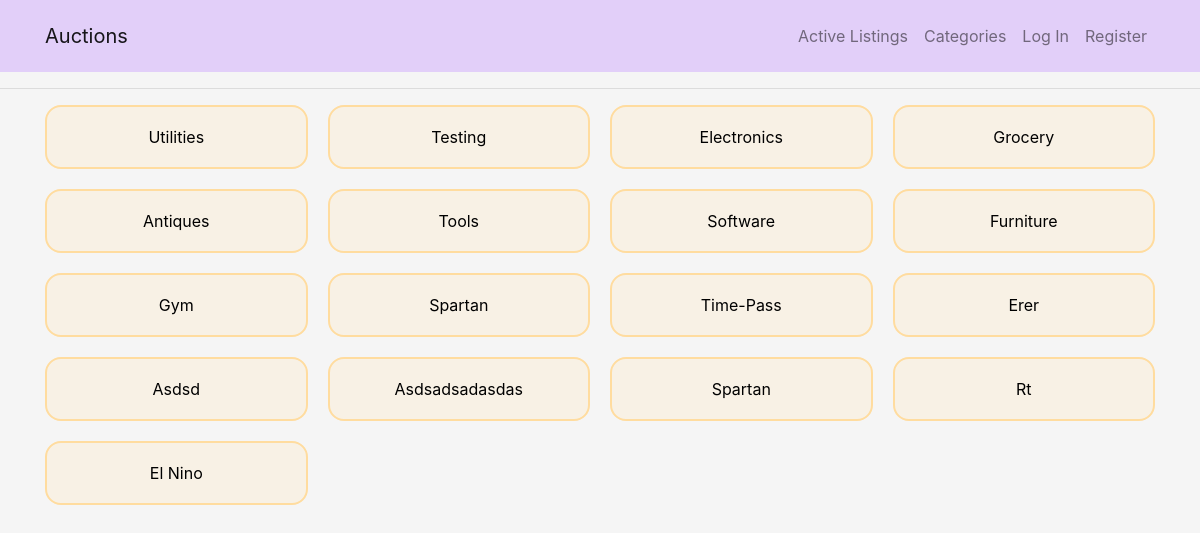
The page /categories on the database its author committed.
### auctions/models.py (models this page shows, shortened)
class Category(models.Model):
    name = models.CharField(max_length=32)

### auctions/views.py (the view, shortened to what this page needs)
# urls.py: path("categories", views.categories, name="categories"),
def categories(request):
    return render(request, "auctions/categories.html", {
        'categories': Category.objects.all()
    })

### auctions/templates/auctions/categories.html (shortened to what this page needs)
{% extends 'auctions/layout.html' %}
{% block body %}
<div class="grid-container text-center">
    {% for category in categories %}
    <a href="{% url 'filter' category.name %}">
        <div class="grid-item">
            {{ category.name|title }}
        </div>
    </a>
    {% endfor %}
</div>
{% endblock %}

### auctions/static/auctions/styles.css (style rules this page uses)
html, body { height: 100%; width: 100%; background: whitesmoke; }
a, a:hover { text-decoration: none; color: black; }
.grid-container { display: grid; grid-gap: 20px; grid-template-columns: repeat(auto-fit, minmax(250px, 1fr)); }
.grid-item { height: 4rem; background-color: rgba(255, 232, 191, 0.3); border: 2px solid rgb(255, 220, 159); border-radius: 1rem; display: grid; align-content: center; }

### rows shown on the page
Category: name "Utilities"
Category: name "Testing"
Category: name "Electronics"
Category: name "Grocery"
Category: name "Antiques"
Category: name "Tools"
Category: name "Software"
Category: name "Furniture"
Category: name "Gym"
Category: name "Spartan"
Category: name "Time-Pass"
Category: name "Erer"
Category: name "Asdsd"
Category: name "Asdsadsadasdas"
Category: name "Spartan"
Category: name "Rt"
Category: name "El Nino"
